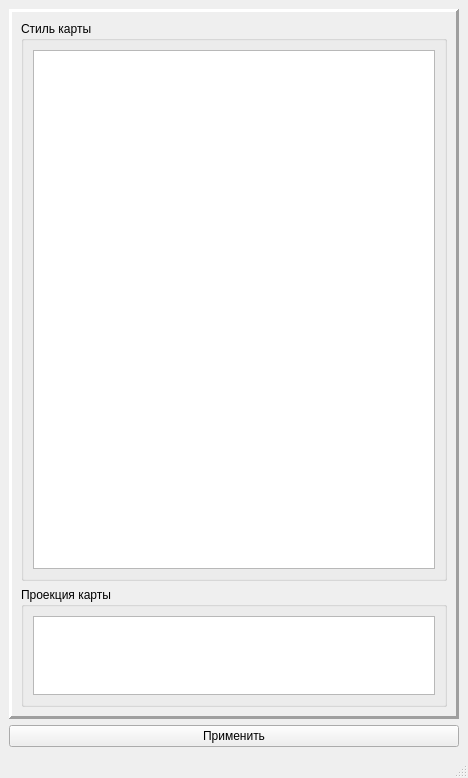
<?xml version="1.0" encoding="UTF-8"?>
<ui version="4.0">
 <class>SettingsWindow</class>
 <widget class="QMainWindow" name="SettingsWindow">
  <property name="geometry">
   <rect>
    <x>0</x>
    <y>0</y>
    <width>468</width>
    <height>778</height>
   </rect>
  </property>
  <property name="windowTitle">
   <string>Настройка отображения карты</string>
  </property>
  <widget class="QWidget" name="centralwidget">
   <layout class="QVBoxLayout" name="verticalLayout_4">
    <item>
     <widget class="QFrame" name="frame">
      <property name="frameShape">
       <enum>QFrame::Panel</enum>
      </property>
      <property name="frameShadow">
       <enum>QFrame::Raised</enum>
      </property>
      <property name="lineWidth">
       <number>3</number>
      </property>
      <layout class="QVBoxLayout" name="verticalLayout_3">
       <item>
        <widget class="QGroupBox" name="groupBox">
         <property name="title">
          <string>Стиль карты</string>
         </property>
         <layout class="QVBoxLayout" name="verticalLayout_2">
          <item>
           <widget class="QListWidget" name="listWidget_theme">
            <property name="maximumSize">
             <size>
              <width>16777215</width>
              <height>16777215</height>
             </size>
            </property>
           </widget>
          </item>
         </layout>
        </widget>
       </item>
       <item>
        <widget class="QGroupBox" name="groupBox_2">
         <property name="maximumSize">
          <size>
           <width>16777215</width>
           <height>120</height>
          </size>
         </property>
         <property name="title">
          <string>Проекция карты</string>
         </property>
         <layout class="QVBoxLayout" name="verticalLayout">
          <item>
           <widget class="QListWidget" name="listWidget_projection">
            <property name="maximumSize">
             <size>
              <width>16777215</width>
              <height>16777215</height>
             </size>
            </property>
           </widget>
          </item>
         </layout>
        </widget>
       </item>
      </layout>
     </widget>
    </item>
    <item>
     <widget class="QPushButton" name="pushButton">
      <property name="text">
       <string>Применить</string>
      </property>
     </widget>
    </item>
   </layout>
  </widget>
  <widget class="QMenuBar" name="menubar">
   <property name="geometry">
    <rect>
     <x>0</x>
     <y>0</y>
     <width>468</width>
     <height>25</height>
    </rect>
   </property>
  </widget>
  <widget class="QStatusBar" name="statusbar"/>
 </widget>
 <resources/>
 <connections/>
</ui>
